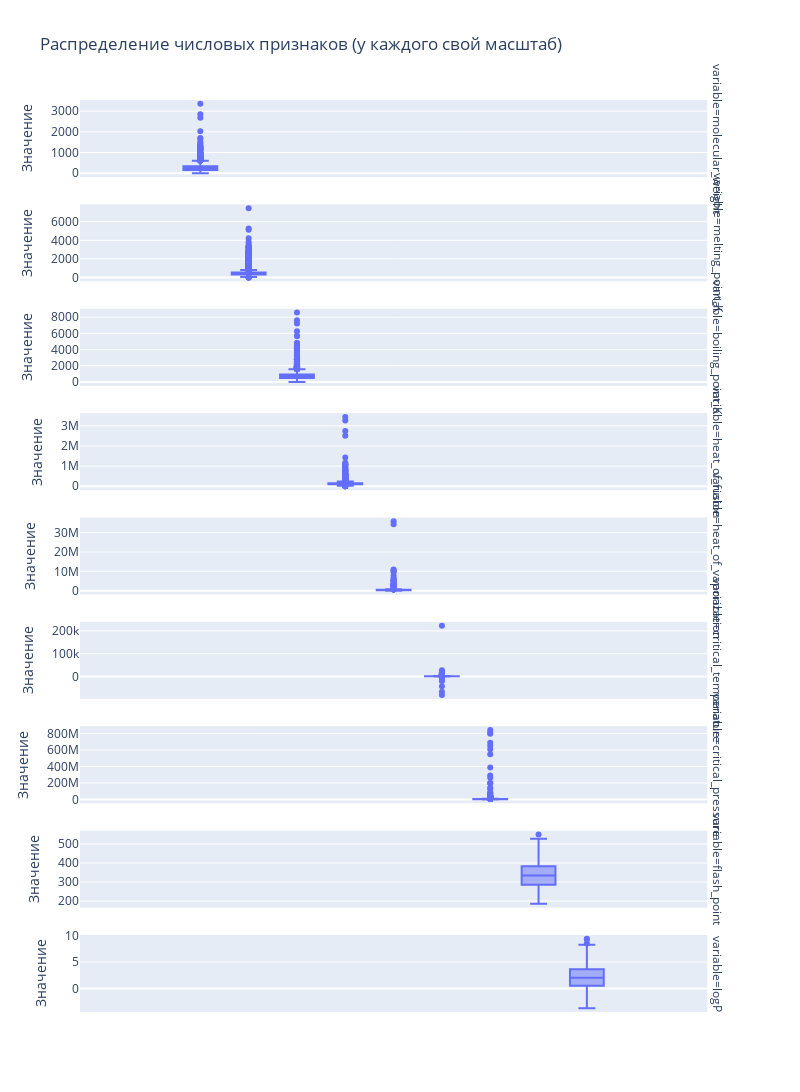

Notebook code cell kept with this figure:
### Markdown cell above
## Оценка выбросов и аномалий

Изучим распределения данных, чтобы найти значения, которые сильно выделяются из общей картины. Для этого воспользуемся описательными статистиками для числовых признаков и подсчетом значений для булевых.

### Code cell
# Получаем описательные статистики для всех числовых столбцов
# 'display()' используется для красивого вывода в Jupyter
print("Описательные статистики для числовых признаков:")
display(df.describe())

print("\nВизуализация распределений числовых признаков (с разделением по фасетам)")

# Выбираем только числовые столбцы из .describe()
numeric_cols = df.describe().columns
df_melted = df[numeric_cols].melt()

fig_box = px.box(
    df_melted,
    y='value',               # Значение по-прежнему на Y
    facet_row='variable',    # !!! КЛЮЧЕВОЕ ИЗМЕНЕНИЕ: каждый признак - своя строка
    title='Распределение числовых признаков (у каждого свой масштаб)',
    labels={'value': 'Значение'},
    points='outliers'        # По-прежнему показываем выбросы
)

# Это ГЛАВНАЯ команда:
# Мы "отвязываем" оси Y друг от друга, 
# чтобы у каждого графика-строки был свой собственный масштаб.
fig_box.update_yaxes(matches=None, showticklabels=True)

# Увеличим высоту, чтобы графики не слипались
fig_box.update_layout(height=2000, width=800) 

fig_box.show()

### Figure 1 — Plotly figure (JSON) as saved in the notebook; plotly's stock layout.template omitted (floating-point values rounded to 4 significant figures; data arrays with more than 128 entries replaced by an {"elided": "..."} marker saying what was removed)
{"data": [{"alignmentgroup": "True", "boxpoints": "outliers", "hovertemplate": "variable=molecular_weight<br>Значение=%{y}<extra></extra>", "legendgroup": "", "marker": {"color": "#636efa"}, "name": "", "notched": false, "offsetgroup": "", "orientation": "v", "showlegend": false, "type": "box", "x0": " ", "xaxis": "x9", "y": {"elided": "4343 float values"}, "y0": " ", "yaxis": "y9"}, {"alignmentgroup": "True", "boxpoints": "outliers", "hovertemplate": "variable=melting_point_K<br>Значение=%{y}<extra></extra>", "legendgroup": "", "marker": {"color": "#636efa"}, "name": "", "notched": false, "offsetgroup": "", "orientation": "v", "showlegend": false, "type": "box", "x0": " ", "xaxis": "x8", "y": {"elided": "4343 float values"}, "y0": " ", "yaxis": "y8"}, {"alignmentgroup": "True", "boxpoints": "outliers", "hovertemplate": "variable=boiling_point_K<br>Значение=%{y}<extra></extra>", "legendgroup": "", "marker": {"color": "#636efa"}, "name": "", "notched": false, "offsetgroup": "", "orientation": "v", "showlegend": false, "type": "box", "x0": " ", "xaxis": "x7", "y": {"elided": "4343 float values"}, "y0": " ", "yaxis": "y7"}, {"alignmentgroup": "True", "boxpoints": "outliers", "hovertemplate": "variable=heat_of_fusion<br>Значение=%{y}<extra></extra>", "legendgroup": "", "marker": {"color": "#636efa"}, "name": "", "notched": false, "offsetgroup": "", "orientation": "v", "showlegend": false, "type": "box", "x0": " ", "xaxis": "x6", "y": {"elided": "4343 float values"}, "y0": " ", "yaxis": "y6"}, {"alignmentgroup": "True", "boxpoints": "outliers", "hovertemplate": "variable=heat_of_vaporization<br>Значение=%{y}<extra></extra>", "legendgroup": "", "marker": {"color": "#636efa"}, "name": "", "notched": false, "offsetgroup": "", "orientation": "v", "showlegend": false, "type": "box", "x0": " ", "xaxis": "x5", "y": {"elided": "4343 float values"}, "y0": " ", "yaxis": "y5"}, {"alignmentgroup": "True", "boxpoints": "outliers", "hovertemplate": "variable=critical_temperature<br>Значение=%{y}<extra></extra>", "legendgroup": "", "marker": {"color": "#636efa"}, "name": "", "notched": false, "offsetgroup": "", "orientation": "v", "showlegend": false, "type": "box", "x0": " ", "xaxis": "x4", "y": {"elided": "4343 float values"}, "y0": " ", "yaxis": "y4"}, {"alignmentgroup": "True", "boxpoints": "outliers", "hovertemplate": "variable=critical_pressure<br>Значение=%{y}<extra></extra>", "legendgroup": "", "marker": {"color": "#636efa"}, "name": "", "notched": false, "offsetgroup": "", "orientation": "v", "showlegend": false, "type": "box", "x0": " ", "xaxis": "x3", "y": {"elided": "4343 float values"}, "y0": " ", "yaxis": "y3"}, {"alignmentgroup": "True", "boxpoints": "outliers", "hovertemplate": "variable=flash_point<br>Значение=%{y}<extra></extra>", "legendgroup": "", "marker": {"color": "#636efa"}, "name": "", "notched": false, "offsetgroup": "", "orientation": "v", "showlegend": false, "type": "box", "x0": " ", "xaxis": "x2", "y": {"elided": "4343 float values"}, "y0": " ", "yaxis": "y2"}, {"alignmentgroup": "True", "boxpoints": "outliers", "hovertemplate": "variable=logP<br>Значение=%{y}<extra></extra>", "legendgroup": "", "marker": {"color": "#636efa"}, "name": "", "notched": false, "offsetgroup": "", "orientation": "v", "showlegend": false, "type": "box", "x0": " ", "xaxis": "x", "y": {"elided": "4343 float values"}, "y0": " ", "yaxis": "y"}], "layout": {"annotations": [{"font": {}, "showarrow": false, "text": "variable=logP", "textangle": 90, "x": 0.98, "xanchor": "left", "xref": "paper", "y": 0.04222, "yanchor": "middle", "yref": "paper"}, {"font": {}, "showarrow": false, "text": "variable=flash_point", "textangle": 90, "x": 0.98, "xanchor": "left", "xref": "paper", "y": 0.1567, "yanchor": "middle", "yref": "paper"}, {"font": {}, "showarrow": false, "text": "variable=critical_pressure", "textangle": 90, "x": 0.98, "xanchor": "left", "xref": "paper", "y": 0.2711, "yanchor": "middle", "yref": "paper"}, {"font": {}, "showarrow": false, "text": "variable=critical_temperature", "textangle": 90, "x": 0.98, "xanchor": "left", "xref": "paper", "y": 0.3856, "yanchor": "middle", "yref": "paper"}, {"font": {}, "showarrow": false, "text": "variable=heat_of_vaporization", "textangle": 90, "x": 0.98, "xanchor": "left", "xref": "paper", "y": 0.5, "yanchor": "middle", "yref": "paper"}, {"font": {}, "showarrow": false, "text": "variable=heat_of_fusion", "textangle": 90, "x": 0.98, "xanchor": "left", "xref": "paper", "y": 0.6144, "yanchor": "middle", "yref": "paper"}, {"font": {}, "showarrow": false, "text": "variable=boiling_point_K", "textangle": 90, "x": 0.98, "xanchor": "left", "xref": "paper", "y": 0.7289, "yanchor": "middle", "yref": "paper"}, {"font": {}, "showarrow": false, "text": "variable=melting_point_K", "textangle": 90, "x": 0.98, "xanchor": "left", "xref": "paper", "y": 0.8433, "yanchor": "middle", "yref": "paper"}, {"font": {}, "showarrow": false, "text": "variable=molecular_weight", "textangle": 90, "x": 0.98, "xanchor": "left", "xref": "paper", "y": 0.9578, "yanchor": "middle", "yref": "paper"}], "boxmode": "group", "height": 2000, "legend": {"tracegroupgap": 0}, "title": {"text": "Распределение числовых признаков (у каждого свой масштаб)"}, "width": 800, "xaxis": {"anchor": "y", "domain": [0, 0.98]}, "xaxis2": {"anchor": "y2", "domain": [0, 0.98], "matches": "x", "showticklabels": false}, "xaxis3": {"anchor": "y3", "domain": [0, 0.98], "matches": "x", "showticklabels": false}, "xaxis4": {"anchor": "y4", "domain": [0, 0.98], "matches": "x", "showticklabels": false}, "xaxis5": {"anchor": "y5", "domain": [0, 0.98], "matches": "x", "showticklabels": false}, "xaxis6": {"anchor": "y6", "domain": [0, 0.98], "matches": "x", "showticklabels": false}, "xaxis7": {"anchor": "y7", "domain": [0, 0.98], "matches": "x", "showticklabels": false}, "xaxis8": {"anchor": "y8", "domain": [0, 0.98], "matches": "x", "showticklabels": false}, "xaxis9": {"anchor": "y9", "domain": [0, 0.98], "matches": "x", "showticklabels": false}, "yaxis": {"anchor": "x", "domain": [0, 0.08444], "showticklabels": true, "title": {"text": "Значение"}}, "yaxis2": {"anchor": "x2", "domain": [0.1144, 0.1989], "showticklabels": true, "title": {"text": "Значение"}}, "yaxis3": {"anchor": "x3", "domain": [0.2289, 0.3133], "showticklabels": true, "title": {"text": "Значение"}}, "yaxis4": {"anchor": "x4", "domain": [0.3433, 0.4278], "showticklabels": true, "title": {"text": "Значение"}}, "yaxis5": {"anchor": "x5", "domain": [0.4578, 0.5422], "showticklabels": true, "title": {"text": "Значение"}}, "yaxis6": {"anchor": "x6", "domain": [0.5722, 0.6567], "showticklabels": true, "title": {"text": "Значение"}}, "yaxis7": {"anchor": "x7", "domain": [0.6867, 0.7711], "showticklabels": true, "title": {"text": "Значение"}}, "yaxis8": {"anchor": "x8", "domain": [0.8011, 0.8856], "showticklabels": true, "title": {"text": "Значение"}}, "yaxis9": {"anchor": "x9", "domain": [0.9156, 1], "showticklabels": true, "title": {"text": "Значение"}}}}
